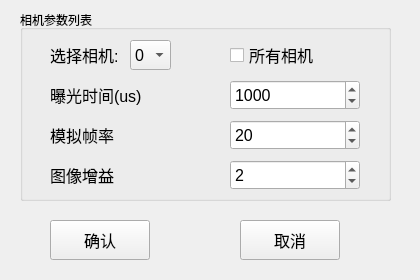
<?xml version="1.0" encoding="UTF-8"?>
<ui version="4.0">
 <class>Form</class>
 <widget class="QWidget" name="Form">
  <property name="geometry">
   <rect>
    <x>0</x>
    <y>0</y>
    <width>420</width>
    <height>280</height>
   </rect>
  </property>
  <property name="maximumSize">
   <size>
    <width>420</width>
    <height>280</height>
   </size>
  </property>
  <property name="windowTitle">
   <string>相机参数配置</string>
  </property>
  <property name="windowIcon">
   <iconset>
    <normaloff>logo.ico</normaloff>logo.ico</iconset>
  </property>
  <widget class="QPushButton" name="pushButton_1">
   <property name="geometry">
    <rect>
     <x>50</x>
     <y>220</y>
     <width>100</width>
     <height>40</height>
    </rect>
   </property>
   <property name="font">
    <font>
     <pointsize>12</pointsize>
    </font>
   </property>
   <property name="text">
    <string>确认</string>
   </property>
  </widget>
  <widget class="QGroupBox" name="groupBox">
   <property name="geometry">
    <rect>
     <x>20</x>
     <y>10</y>
     <width>371</width>
     <height>191</height>
    </rect>
   </property>
   <property name="title">
    <string>相机参数列表</string>
   </property>
   <widget class="QSpinBox" name="spinBox_3">
    <property name="geometry">
     <rect>
      <x>210</x>
      <y>150</y>
      <width>130</width>
      <height>30</height>
     </rect>
    </property>
    <property name="font">
     <font>
      <pointsize>12</pointsize>
     </font>
    </property>
    <property name="maximum">
     <number>14</number>
    </property>
    <property name="value">
     <number>2</number>
    </property>
   </widget>
   <widget class="QLabel" name="label_1">
    <property name="geometry">
     <rect>
      <x>30</x>
      <y>70</y>
      <width>130</width>
      <height>30</height>
     </rect>
    </property>
    <property name="font">
     <font>
      <pointsize>12</pointsize>
     </font>
    </property>
    <property name="text">
     <string>曝光时间(us)</string>
    </property>
   </widget>
   <widget class="QLabel" name="label_3">
    <property name="geometry">
     <rect>
      <x>30</x>
      <y>150</y>
      <width>130</width>
      <height>30</height>
     </rect>
    </property>
    <property name="font">
     <font>
      <pointsize>12</pointsize>
     </font>
    </property>
    <property name="text">
     <string>图像增益</string>
    </property>
   </widget>
   <widget class="QSpinBox" name="spinBox_1">
    <property name="geometry">
     <rect>
      <x>210</x>
      <y>70</y>
      <width>130</width>
      <height>30</height>
     </rect>
    </property>
    <property name="font">
     <font>
      <pointsize>12</pointsize>
     </font>
    </property>
    <property name="maximum">
     <number>10000</number>
    </property>
    <property name="value">
     <number>1000</number>
    </property>
   </widget>
   <widget class="QLabel" name="label_0">
    <property name="geometry">
     <rect>
      <x>30</x>
      <y>30</y>
      <width>81</width>
      <height>30</height>
     </rect>
    </property>
    <property name="font">
     <font>
      <pointsize>12</pointsize>
     </font>
    </property>
    <property name="text">
     <string>选择相机:</string>
    </property>
   </widget>
   <widget class="QComboBox" name="comboBox_0">
    <property name="geometry">
     <rect>
      <x>110</x>
      <y>30</y>
      <width>41</width>
      <height>30</height>
     </rect>
    </property>
    <property name="font">
     <font>
      <pointsize>12</pointsize>
     </font>
    </property>
    <item>
     <property name="text">
      <string>0</string>
     </property>
    </item>
   </widget>
   <widget class="QCheckBox" name="checkBox_0">
    <property name="geometry">
     <rect>
      <x>210</x>
      <y>30</y>
      <width>130</width>
      <height>30</height>
     </rect>
    </property>
    <property name="font">
     <font>
      <pointsize>12</pointsize>
     </font>
    </property>
    <property name="text">
     <string>所有相机</string>
    </property>
   </widget>
   <widget class="QLabel" name="label_2">
    <property name="geometry">
     <rect>
      <x>30</x>
      <y>110</y>
      <width>130</width>
      <height>30</height>
     </rect>
    </property>
    <property name="font">
     <font>
      <pointsize>12</pointsize>
     </font>
    </property>
    <property name="text">
     <string>模拟帧率</string>
    </property>
   </widget>
   <widget class="QSpinBox" name="spinBox_2">
    <property name="geometry">
     <rect>
      <x>210</x>
      <y>110</y>
      <width>130</width>
      <height>30</height>
     </rect>
    </property>
    <property name="font">
     <font>
      <pointsize>12</pointsize>
     </font>
    </property>
    <property name="maximum">
     <number>120</number>
    </property>
    <property name="value">
     <number>20</number>
    </property>
   </widget>
  </widget>
  <widget class="QPushButton" name="pushButton_2">
   <property name="geometry">
    <rect>
     <x>240</x>
     <y>220</y>
     <width>100</width>
     <height>40</height>
    </rect>
   </property>
   <property name="font">
    <font>
     <pointsize>12</pointsize>
    </font>
   </property>
   <property name="text">
    <string>取消</string>
   </property>
  </widget>
 </widget>
 <resources/>
 <connections/>
</ui>
